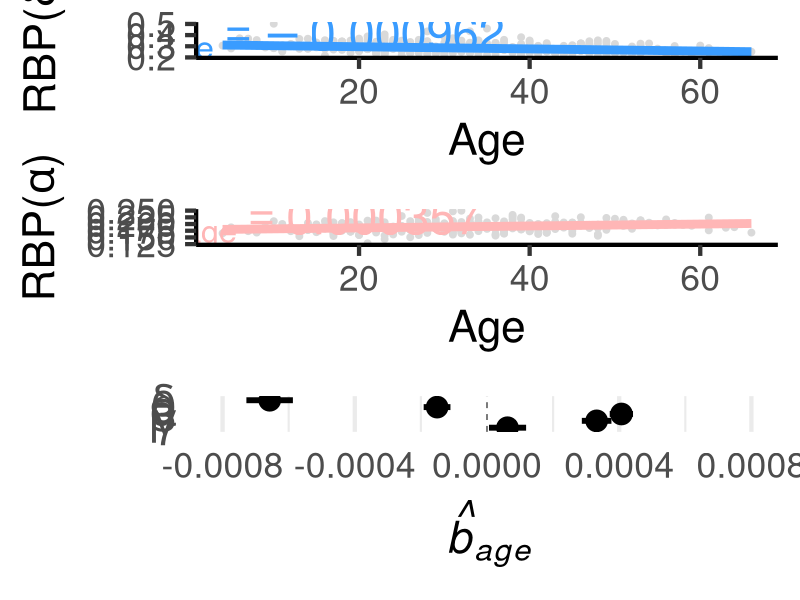

Source code (R):
################################################################################

## Script to 'zoom in' on a couple of well populated ROIs to show how RBP is 
## changing with age
## Also but plot the 95% CIs on b_age for each band at the whole brain level
## Combine these plots for 3 out of 4 pannels involved in Figure 2



#### PRELIMINARIES #############################################################

# packages
library(tidyverse)   # data frames & ggplot 
library(lme4)        # linear mixed models
library(grid)        # combining figures 

# data
setwd("/media/b6036780/8TB1/norm-ieeg-age-sex-site")
BPdata_p = read.csv("Data/ROI1_relBP_pooled.csv")     # for well populated ROIs
CIs = read.csv("Output/age_wholebrain_stats.csv")     # for whole brain CIs


# chosen ROIs: want one +ve and one -ve relationship with RBP & age
# also one cortical and one subcortical

# looking to my ROI-level analysis, will take hippocampus in alpha (+ve)
# this is the highest populated subcortical region 
alp_HP = BPdata_p %>%
  filter(ROI_R==12) %>%
  select(Site, Age, alphaBP)

# take middle temporal in delta (-ve) highest populated coritcal region
del_MT = BPdata_p %>%
  filter(ROI_R==62) %>%
  select(Site, Age, deltaBP)

# plot settings (ROI plots)
theme_set(theme_classic(base_size = 32))
options(scipen=999) # no sci notation

# greek letters
fb_lab=c(expression(delta),expression(theta),expression(alpha),expression(beta),expression(gamma))

# clear
rm(BPdata_p)


#### MODEL AND PLOT MID TEMP ALPHA #############################################

# plotting model directly uses ggplot uses OLS - no grouping/random effect

# fit the LMM & extract coeffs
alp_HP_LMM = lmer(alphaBP~Age+(1|Site), data=alp_HP)
alp_HP_LMM_coef = summary(alp_HP_LMM)$coefficients

# predict marginal/fixed effect values
alp_HP = alp_HP %>% 
  mutate(fit.age = predict(alp_HP_LMM, re.form = NA))

# plot
b_alp = round(alp_HP_LMM_coef["Age","Estimate"],6) 
HPfig = alp_HP %>%
  ggplot(aes(x = Age, y = alphaBP)) +
  geom_point(col = "#D9D9D9", size=2) +
  geom_line(aes(y = fit.age), col = "#FFB6B6", linewidth = 3) +
  ylab(expression("RBP("*alpha*")")) +
  annotate("text", x=15,y=0.24, col="#FFB6B6",size=12, label=deparse1(bquote(italic(hat(b))[age]==.(b_alp))),parse=T)


#### MODEL AND PLOT HIPPOCAMPUS DELTA ##########################################

# fit the LMM & extract coeffs
del_MT_LMM = lmer(deltaBP~Age+(1|Site), data=del_MT)
del_MT_LMM_coef = summary(del_MT_LMM)$coefficients

# predict marginal/fixed effect values
del_MT = del_MT %>% 
  mutate(fit.age = predict(del_MT_LMM, re.form = NA))

# plot
b_del = round(del_MT_LMM_coef["Age","Estimate"],6)
MTfig = del_MT %>%
  ggplot(aes(x = Age, y = deltaBP)) +
  geom_point(col = "#D9D9D9", size=2) +
  geom_line(aes(y = fit.age), col = "#3A9CFF", linewidth = 3) +
  ylab(expression("RBP("*delta*")")) +
  annotate("text", x=15,y=0.45, col="#3A9CFF",size=12, label=deparse1(bquote(italic(hat(b))[age]==.(b_del))),parse=T)



#### CONFIDENCE INTERVAL PLOT (WHOLE BRAIN) ####################################


# create factor for whole brain
CIs = CIs %>% mutate(Band=factor(Band, levels=Band))

# plot
CIfig = ggplot(data = CIs) +
  geom_vline(xintercept = 0, linewidth = 2, color = "white") +
  geom_vline(xintercept = 0, linetype = 2, col="gray30") +
  geom_segment(mapping = aes(x=lower95ci,xend=upper95ci,y=Band, yend=Band), linewidth=2,lineend="butt") +
  ylab(NULL) + xlab(expression(italic(hat(b)[age]))) + scale_y_discrete(limits=rev, label=rev(fb_lab)) + theme_minimal(base_size = 32) +
  theme(panel.grid.major.y = element_blank(),axis.title.x=element_text(margin=margin(t=10)),axis.text.y = element_text(size=32)) + 
  scale_x_continuous(breaks=c(-0.0008,-0.0004,0,0.0004,0.0008),limits = c(-0.0008,0.0008)) +
  geom_point(aes(x=coeff,y=Band),size=7) 


  
#### COMBINE ###################################################################

grid.newpage()
pdf("Output/wholebrain_CIs_and_MT_HP_scatter.pdf",width = 23.44, height = 39.75)
grid.draw(rbind(ggplotGrob(MTfig),ggplotGrob(HPfig),ggplotGrob(CIfig)))
dev.off()



#### CHECKING ROI PLOTS ########################################################

# sanity check alpha !
#alp_HP %>%
#  ggplot(aes(x = Age, y = alphaBP)) +
#  geom_point(pch = 16, col = "grey") +
#  geom_abline(intercept=alp_HP_LMM_coef["(Intercept)","Estimate"],
#              slope = alp_HP_LMM_coef["Age","Estimate"])


# sanity check delta !
#del_MT %>%
#  ggplot(aes(x = Age, y = deltaBP)) +
#  geom_point(pch = 16, col = "grey") +
#  geom_abline(intercept=del_MT_LMM_coef["(Intercept)","Estimate"],
#              slope = del_MT_LMM_coef["Age","Estimate"])

